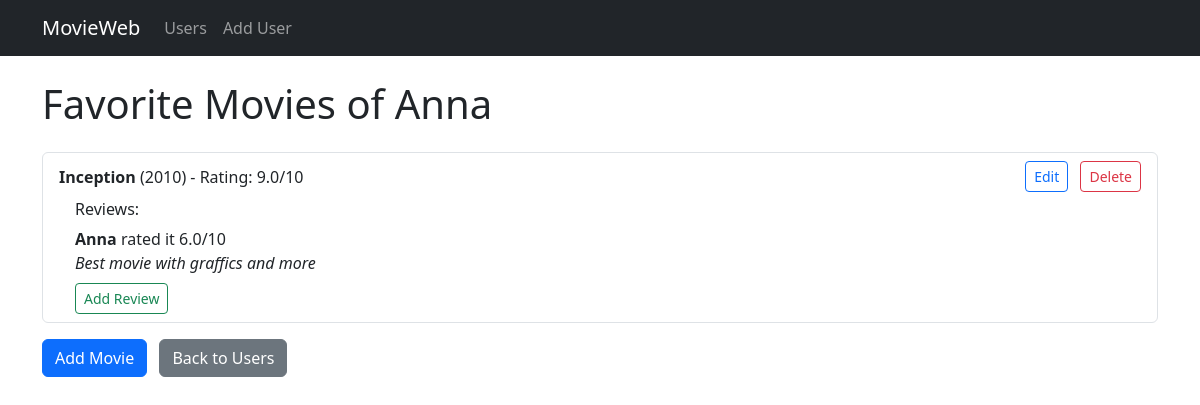
Page /users/1 on the committed database.
### datamanager/models.py (models this page shows)
class User(Base):
    __tablename__ = "users"
    id = Column(Integer, primary_key=True)
    name = Column(String(100), nullable=False)
    movies = relationship("Movie", back_populates="user")
    reviews = relationship("Review", back_populates="user")  # Neue Beziehung

class Movie(Base):
    __tablename__ = "movies"
    id = Column(Integer, primary_key=True)
    name = Column(String(100), nullable=False)
    director = Column(String(100), nullable=True)
    year = Column(Integer, nullable=True)
    rating = Column(Float, nullable=True)
    user_id = Column(Integer, ForeignKey("users.id"))
    user = relationship("User", back_populates="movies")
    reviews = relationship("Review", back_populates="movie")  # Neue Beziehung

class Review(Base):
    __tablename__ = "reviews"
    id = Column(Integer, primary_key=True)
    user_id = Column(Integer, ForeignKey("users.id"))
    movie_id = Column(Integer, ForeignKey("movies.id"))
    review_text = Column(String, nullable=False)
    rating = Column(Float, nullable=True)
    user = relationship("User", back_populates="reviews")
    movie = relationship("Movie", back_populates="reviews")

### app.py (the view)
@app.route('/users/<int:user_id>')
def user_movies(user_id):
    user = get_user_or_404(user_id)
    movies = data_manager.get_user_movies(user_id)
    return render_template('user_movies.html', user=user, movies=movies, data_manager=data_manager)

### app.py (called while the page is built)
def get_user_or_404(user_id):
    user = data_manager.get_user_by_id(user_id)
    if not user:
        abort(404, description="User not found")
    return user

### datamanager/sqlite_data_manager.py (called while the page is built)
    def get_user_by_id(self, user_id):
        session = self.Session()
        try:
            user = session.query(User).filter_by(id=user_id).first()
            if user:
                return {"id": user.id, "name": user.name}
            return None
        finally:
            session.close()

    def get_user_movies(self, user_id):
        session = self.Session()
        try:
            movies = (
                session.query(Movie)
                .join(User, Movie.user_id == User.id)
                .filter(User.id == user_id)
                .all()
            )
            return [
                {
                    "id": movie.id,
                    "name": movie.name,
                    "director": movie.director,
                    "year": movie.year,
                    "rating": movie.rating,
                }
                for movie in movies
            ]
        finally:
            session.close()

    def get_reviews_for_movie(self, movie_id):
        session = self.Session()
        try:
            reviews = (
                session.query(Review, User)
                .join(User, Review.user_id == User.id)
                .filter(Review.movie_id == movie_id)
                .all()
            )
            return [
                {
                    "review_text": review.review_text,
                    "rating": review.rating,
                    "username": user.name,
                }
                for review, user in reviews
            ]
        finally:
            session.close()

### templates/user_movies.html (shortened to what this page needs)
{% extends "base.html" %}
{% block content %}
<h1 class="mb-4">Favorite Movies of {{ user.name }}</h1>
{% if movies %}
  <ul class="list-group mb-3">
    {% for movie in movies %}
      <li class="list-group-item">
        <div class="d-flex justify-content-between align-items-center mb-2">
          <div>
            <strong>{{ movie.name }}</strong> ({{ movie.year }}) - Rating: {{ movie.rating }}/10
          </div>
          <div>
            <a href="{{ url_for('update_movie', user_id=user.id, movie_id=movie.id) }}"
               class="btn btn-sm btn-outline-primary me-2">Edit</a>
            <a href="{{ url_for('delete_movie', user_id=user.id, movie_id=movie.id) }}"
               class="btn btn-sm btn-outline-danger"
               onclick="return confirm('Are you sure you want to delete this movie?');">Delete</a>
          </div>
        </div>
        <div class="ms-3">
          <h6>Reviews:</h6>
          {% set reviews = data_manager.get_reviews_for_movie(movie.id) %}
          {% if reviews %}
            <ul class="list-unstyled">
              {% for review in reviews %}
                <li class="mb-2">
                  <strong>{{ review.username }}</strong> rated it {{ review.rating }}/10<br>
                  <em>{{ review.review_text }}</em>
                </li>
              {% endfor %}
            </ul>
          {% else %}
            <p class="text-muted">No reviews yet.</p>
          {% endif %}
          <a href="{{ url_for('add_review', user_id=user.id, movie_id=movie.id) }}"
             class="btn btn-sm btn-outline-success">Add Review</a>
        </div>
      </li>
    {% endfor %}
  </ul>
{% else %}
  <p>No movies found.</p>
{% endif %}
<a href="{{ url_for('add_movie', user_id=user.id) }}" class="btn btn-primary me-2">Add Movie</a>
<a href="{{ url_for('list_users') }}" class="btn btn-secondary">Back to Users</a>
{% endblock %}

### rows in the picture
User: name "Anna"
Movie: name "Inception", year "2010", rating "9.0"
Review: username "Anna", rating "6.0", review_text "Best movie with graffics and more"
